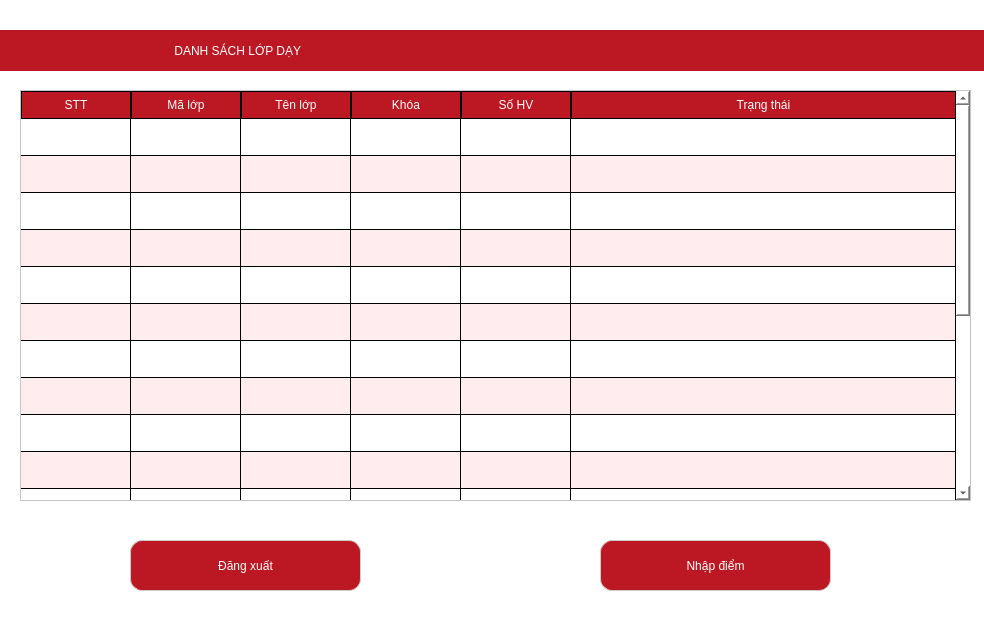
<?xml version="1.0" encoding="UTF-8"?>
<ui version="4.0">
 <class>Dialog</class>
 <widget class="QDialog" name="Dialog">
  <property name="geometry">
   <rect>
    <x>0</x>
    <y>0</y>
    <width>984</width>
    <height>626</height>
   </rect>
  </property>
  <property name="windowTitle">
   <string>Dialog</string>
  </property>
  <widget class="QWidget" name="widget" native="true">
   <property name="geometry">
    <rect>
     <x>0</x>
     <y>0</y>
     <width>991</width>
     <height>631</height>
    </rect>
   </property>
   <property name="styleSheet">
    <string notr="true">background-color: rgb(255, 255, 255)</string>
   </property>
   <widget class="QTableWidget" name="danhsachlopday">
    <property name="geometry">
     <rect>
      <x>20</x>
      <y>90</y>
      <width>951</width>
      <height>411</height>
     </rect>
    </property>
    <property name="styleSheet">
     <string notr="true">QTableWidget {
	font: 75 9pt &quot;MS Shell Dlg 2&quot;;
    background-color: white;
	alternate-background-color:#ffecee;
    gridline-color: black;
}

QHeaderView::section {
    background-color: #bc1823;
    color: white;
    padding: 4px;
    border: 1px solid black;
}

</string>
    </property>
    <property name="verticalScrollBarPolicy">
     <enum>Qt::ScrollBarAsNeeded</enum>
    </property>
    <property name="showDropIndicator" stdset="0">
     <bool>true</bool>
    </property>
    <property name="dragDropOverwriteMode">
     <bool>true</bool>
    </property>
    <property name="alternatingRowColors">
     <bool>true</bool>
    </property>
    <property name="showGrid">
     <bool>true</bool>
    </property>
    <attribute name="horizontalHeaderDefaultSectionSize">
     <number>110</number>
    </attribute>
    <attribute name="horizontalHeaderShowSortIndicator" stdset="0">
     <bool>false</bool>
    </attribute>
    <attribute name="horizontalHeaderStretchLastSection">
     <bool>true</bool>
    </attribute>
    <attribute name="verticalHeaderVisible">
     <bool>false</bool>
    </attribute>
    <attribute name="verticalHeaderDefaultSectionSize">
     <number>37</number>
    </attribute>
    <attribute name="verticalHeaderShowSortIndicator" stdset="0">
     <bool>false</bool>
    </attribute>
    <row>
     <property name="text">
      <string/>
     </property>
    </row>
    <row>
     <property name="text">
      <string/>
     </property>
    </row>
    <row>
     <property name="text">
      <string/>
     </property>
    </row>
    <row>
     <property name="text">
      <string/>
     </property>
    </row>
    <row>
     <property name="text">
      <string/>
     </property>
    </row>
    <row>
     <property name="text">
      <string/>
     </property>
    </row>
    <row>
     <property name="text">
      <string/>
     </property>
    </row>
    <row>
     <property name="text">
      <string/>
     </property>
    </row>
    <row>
     <property name="text">
      <string/>
     </property>
    </row>
    <row>
     <property name="text">
      <string/>
     </property>
    </row>
    <row>
     <property name="text">
      <string/>
     </property>
    </row>
    <row>
     <property name="text">
      <string/>
     </property>
    </row>
    <row>
     <property name="text">
      <string/>
     </property>
    </row>
    <row>
     <property name="text">
      <string/>
     </property>
    </row>
    <row>
     <property name="text">
      <string/>
     </property>
    </row>
    <row>
     <property name="text">
      <string/>
     </property>
    </row>
    <row>
     <property name="text">
      <string/>
     </property>
    </row>
    <row>
     <property name="text">
      <string/>
     </property>
    </row>
    <column>
     <property name="text">
      <string>STT</string>
     </property>
    </column>
    <column>
     <property name="text">
      <string>Mã lớp</string>
     </property>
    </column>
    <column>
     <property name="text">
      <string>Tên lớp</string>
     </property>
    </column>
    <column>
     <property name="text">
      <string>Khóa</string>
     </property>
    </column>
    <column>
     <property name="text">
      <string>Số HV</string>
     </property>
    </column>
    <column>
     <property name="text">
      <string>Trạng thái</string>
     </property>
    </column>
    <item row="0" column="0">
     <property name="text">
      <string/>
     </property>
     <property name="font">
      <font>
       <pointsize>10</pointsize>
       <weight>75</weight>
       <bold>true</bold>
      </font>
     </property>
    </item>
   </widget>
   <widget class="QPushButton" name="dangxuat">
    <property name="geometry">
     <rect>
      <x>130</x>
      <y>540</y>
      <width>231</width>
      <height>51</height>
     </rect>
    </property>
    <property name="styleSheet">
     <string notr="true">QPushButton {
	font: 75 10pt &quot;MS Shell Dlg 2&quot;;
	color: white;
    background-color: #bc1823;
    border-radius: 12px;
    border: 1px solid #ccc;
}

QPushButton:hover {
    background-color: #ffecee;
	color: black;
	border: 2px solid #df9da2
}


</string>
    </property>
    <property name="text">
     <string>Đăng xuất</string>
    </property>
   </widget>
   <widget class="QLabel" name="label">
    <property name="geometry">
     <rect>
      <x>0</x>
      <y>30</y>
      <width>1161</width>
      <height>41</height>
     </rect>
    </property>
    <property name="styleSheet">
     <string notr="true">QLabel {
	font: 75 14pt &quot;MS Shell Dlg 2&quot;;
	
    background-color: #BC1823;
	
    color: white;
    padding: 5px;
}
</string>
    </property>
    <property name="text">
     <string>                                                  DANH SÁCH LỚP DẠY</string>
    </property>
   </widget>
   <widget class="QPushButton" name="nhapdiem">
    <property name="geometry">
     <rect>
      <x>600</x>
      <y>540</y>
      <width>231</width>
      <height>51</height>
     </rect>
    </property>
    <property name="styleSheet">
     <string notr="true">QPushButton {
	font: 75 10pt &quot;MS Shell Dlg 2&quot;;
	color: white;
    background-color: #bc1823;
    border-radius: 12px;
    border: 1px solid #ccc;
}

QPushButton:hover {
    background-color: #ffecee;
	color: black;
	border: 2px solid #df9da2
}


</string>
    </property>
    <property name="text">
     <string>Nhập điểm</string>
    </property>
   </widget>
  </widget>
 </widget>
 <resources/>
 <connections/>
</ui>
